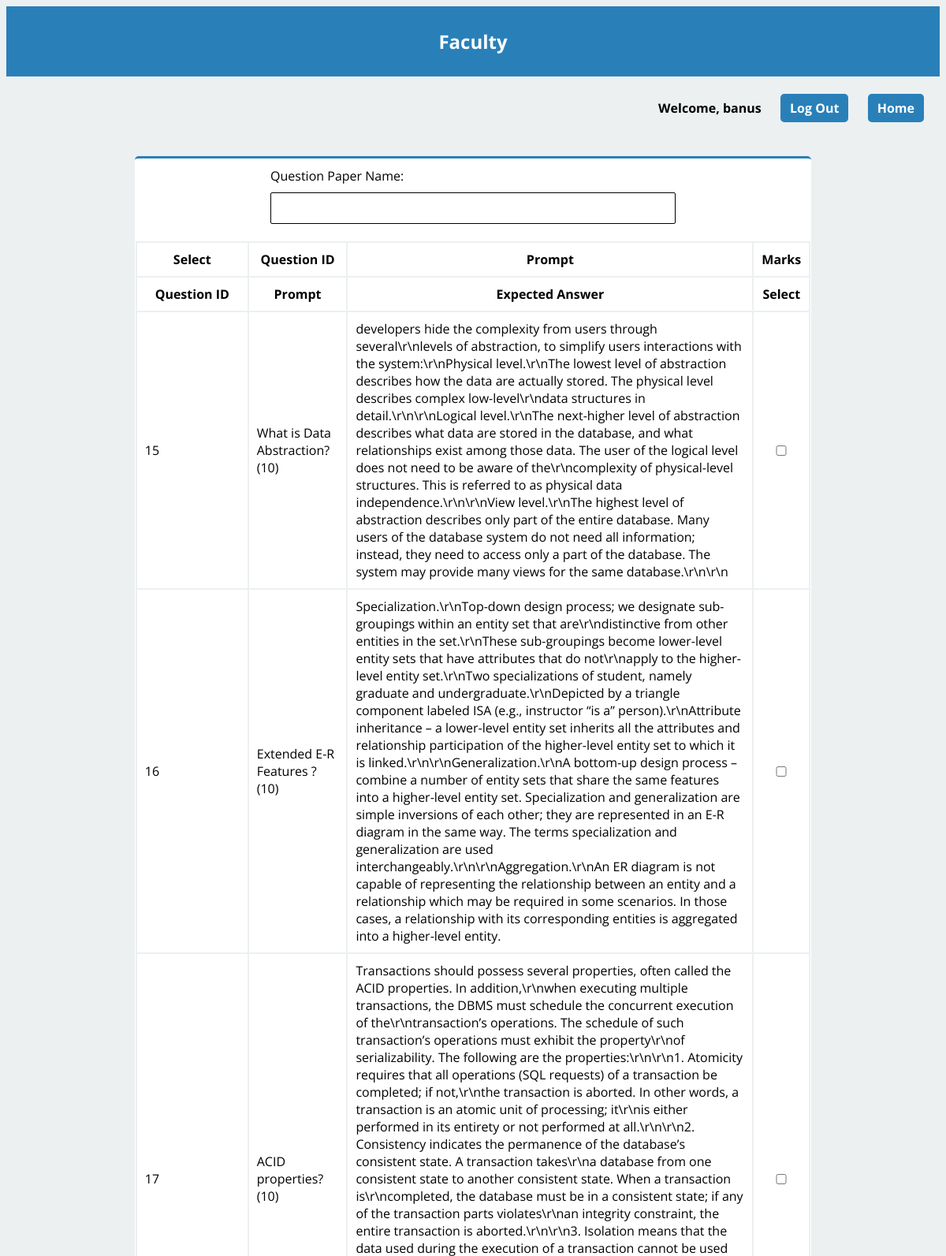
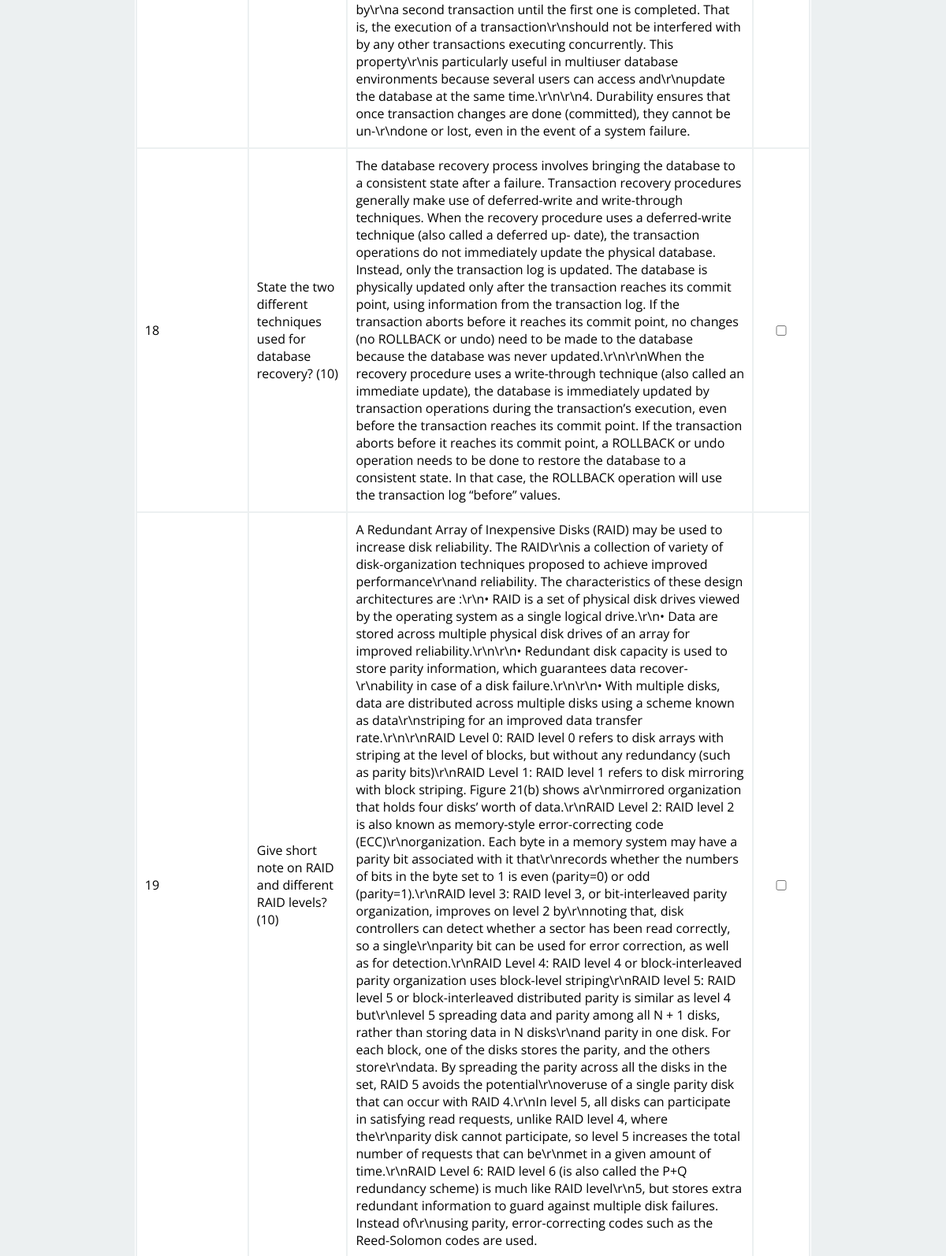
/faculty-generate-question-paper.php (signed in, upper part), run on the app's committed database (2 pictures, top to bottom).
### tables this page shows
CREATE TABLE `faculty` (
  `faculty_ID` int(5) NOT NULL,
  `password` varchar(200) DEFAULT NULL,
  `faculty_name` varchar(50) NOT NULL,
  `email` varchar(100) NOT NULL,
  `mobile` varchar(10) NOT NULL
);

CREATE TABLE `questions` (
  `question_ID` int(3) NOT NULL,
  `prompt` varchar(1000) NOT NULL,
  `expected_answer` varchar(5000) NOT NULL,
  `marks` int(5) DEFAULT NULL,
  `added` timestamp NOT NULL DEFAULT current_timestamp(),
  `faculty_ID` int(5) DEFAULT NULL,
  `sem_id` varchar(10) NOT NULL,
  `sub_id` varchar(10) NOT NULL
);

### faculty-session.php (called while the page is built, shortened)
<?php
   include('config.php');
   $user_check = $_SESSION['login_user'];
   $ses_sql = mysqli_query($db,"select faculty_ID, faculty_name , email from faculty where faculty_name = '$user_check' ");
   $row = mysqli_fetch_array($ses_sql,MYSQLI_ASSOC);
   $login_session = $row['faculty_name'];
?>

### faculty-generate-question-paper.php (the view, shortened to what this page needs)
<?php
    include('faculty-session.php');
?>
<html>
    <head>
        <link rel='stylesheet' type='text/css' href='style.css'>
    </head>
    <body>
        <header class='header'>
        <h2><a class='header-link' href='faculty-home.php'>Faculty</a></h2>
        </header>
        <div class='welcome'>
            <h4 class='align-right'>Welcome, <?php echo $login_session; ?> &emsp; <a href='logout.php'>Log Out</a> &emsp; <a href='faculty-home.php'>Home</a></h4>
        </div>
        <div class='main-content'>
            <?php
                $sql = 'SELECT question_ID, prompt, expected_answer FROM questions';
                $result = mysqli_query($db, $sql);
                if(mysqli_num_rows($result)==0){
                    echo '<h2 class="align-center" style="color: red;">No questions available!</h2>';
                }
                else{
                    echo '<div class="row"><div class="question-table">
                    <form action="" method="post">
                    <label for="question_paper_name">Question Paper Name:</label>
                    <input type="text" id="question_paper_name" name="question_paper_name" required>
                    <br>
                    <table>
                        <tr>
                            <th>Select</th>
                            <th>Question ID</th>
                            <th>Prompt</th>
                            <th>Marks</th>
                        </tr>
                            <tr>
                                <th style="width: 120px;">Question ID</th>
                                <th>Prompt</th>
                                <th>Expected Answer</th>
                                <th>Select</th>
                            </tr>';
                        while($row = mysqli_fetch_assoc($result)){
                            echo "<tr>";
                            echo "<td>".$row['question_ID']."</td>";
                            echo "<td>".$row['prompt']."</td>";
                            echo "<td>".$row['expected_answer']."</td>";
                            echo "<td> <input type='checkbox' name='checkbox[]' value='".$row["question_ID"]."'</td>";
                            echo "</tr>";
                        }
                        echo '</table>
                    </form></div></div>';
                }
            ?>
        </div>
    </body>
</html>

### style.css (style rules this page uses)
body { font-family: 'Open Sans'; background-color: #ecf0f1; }
.header { padding-top: 1px; padding-bottom: 1px; background-color: #2980b9; color: #fff; font-family: 'Open Sans'; text-align: center; }
.main-content { margin: 20px; padding: 1px; align-items: center; }
.row { display: flex; }
h4, p { padding-left: 20px; }
.align-right { padding-right: 20px; text-align: right; }
a:link, a:visited { background-color: #2980b9; color: white; padding: 7px 12px; text-decoration: none; display: inline-block; border-radius: 5px; }
input, textarea { font-family: 'Open Sans'; width: 60%; margin: auto; display: block; padding: 10px; border: 1px solid black; border-radius: 2px; }
label { font-family: 'Open Sans'; width: 60%; margin: auto; display: block; padding: 10px; }
.welcome { padding-top: 1px; padding-bottom: 1px; }
.question-table { background-color: #fff; padding: 1px; border-radius: 5px; border-top-style: solid; border-top-width: 3px; border-top-color: #2980b9; width: 75%; margin-left: auto; margin-right: auto; }
table, th, td { border: 2px solid; border-color: #ecf0f1; border-collapse: collapse; border-radius: 5px; padding: 10px; }

### data on the page
faculty: faculty_name "banus"
questions: question_ID "15", prompt "What is Data Abstraction? (10)", expected_answer "developers hide the complexity from users through several\\r\\nlevels of abstraction, to simplify users interactions with the system:\\r\\nPhysical level.\\r\\nThe lowest level of abstraction describes how the data are actually stored. The physical level describes complex low-level\\r\\ndata structures in detail.\\r\\n\\r\\nLogical level.\\r\\nThe next-higher level of abstraction describes what data are stored in the database, and what relationships exist among those data. The user of the logical level does not need to be aware of the\\r\\ncomplexity of physical-level structures. This is referred to as physical data independence.\\r\\n\\r\\nView level.\\r\\nThe highest level of abstraction describes only part of…"
questions: question_ID "16", prompt "Extended E-R Features ? (10)", expected_answer "Specialization.\\r\\nTop-down design process; we designate sub-groupings within an entity set that are\\r\\ndistinctive from other entities in the set.\\r\\nThese sub-groupings become lower-level entity sets that have attributes that do not\\r\\napply to the higher-level entity set.\\r\\nTwo specializations of student, namely graduate and undergraduate.\\r\\nDepicted by a triangle component labeled ISA (e.g., instructor “is a” person).\\r\\nAttribute inheritance – a lower-level entity set inherits all the attributes and relationship participation of the higher-level entity set to which it is linked.\\r\\n\\r\\nGeneralization.\\r\\nA bottom-up design process – combine a number of entity sets that share the same…"
questions: question_ID "17", prompt "ACID properties? (10)", expected_answer "Transactions should possess several properties, often called the ACID properties. In addition,\\r\\nwhen executing multiple transactions, the DBMS must schedule the concurrent execution of the\\r\\ntransaction’s operations. The schedule of such transaction’s operations must exhibit the property\\r\\nof serializability. The following are the properties:\\r\\n\\r\\n1. Atomicity requires that all operations (SQL requests) of a transaction be completed; if not,\\r\\nthe transaction is aborted. In other words, a transaction is an atomic unit of processing; it\\r\\nis either performed in its entirety or not performed at all.\\r\\n\\r\\n2. Consistency indicates the permanence of the database’s consistent state. A…"
questions: question_ID "18", prompt "State the two different techniques used for database recovery? (10)", expected_answer "The database recovery process involves bringing the database to a consistent state after a failure. Transaction recovery procedures generally make use of deferred-write and write-through techniques. When the recovery procedure uses a deferred-write technique (also called a deferred up- date), the transaction operations do not immediately update the physical database. Instead, only the transaction log is updated. The database is physically updated only after the transaction reaches its commit point, using information from the transaction log. If the transaction aborts before it reaches its commit point, no changes (no ROLLBACK or undo) need to be made to the database because the database was…"
questions: question_ID "19", prompt "Give short note on RAID and different RAID levels? (10)", expected_answer "A Redundant Array of Inexpensive Disks (RAID) may be used to increase disk reliability. The RAID\\r\\nis a collection of variety of disk-organization techniques proposed to achieve improved performance\\r\\nand reliability. The characteristics of these design architectures are :\\r\\n• RAID is a set of physical disk drives viewed by the operating system as a single logical drive.\\r\\n• Data are stored across multiple physical disk drives of an array for improved reliability.\\r\\n\\r\\n• Redundant disk capacity is used to store parity information, which guarantees data recover-\\r\\nability in case of a disk failure.\\r\\n\\r\\n• With multiple disks, data are distributed across multiple disks using a scheme…"
